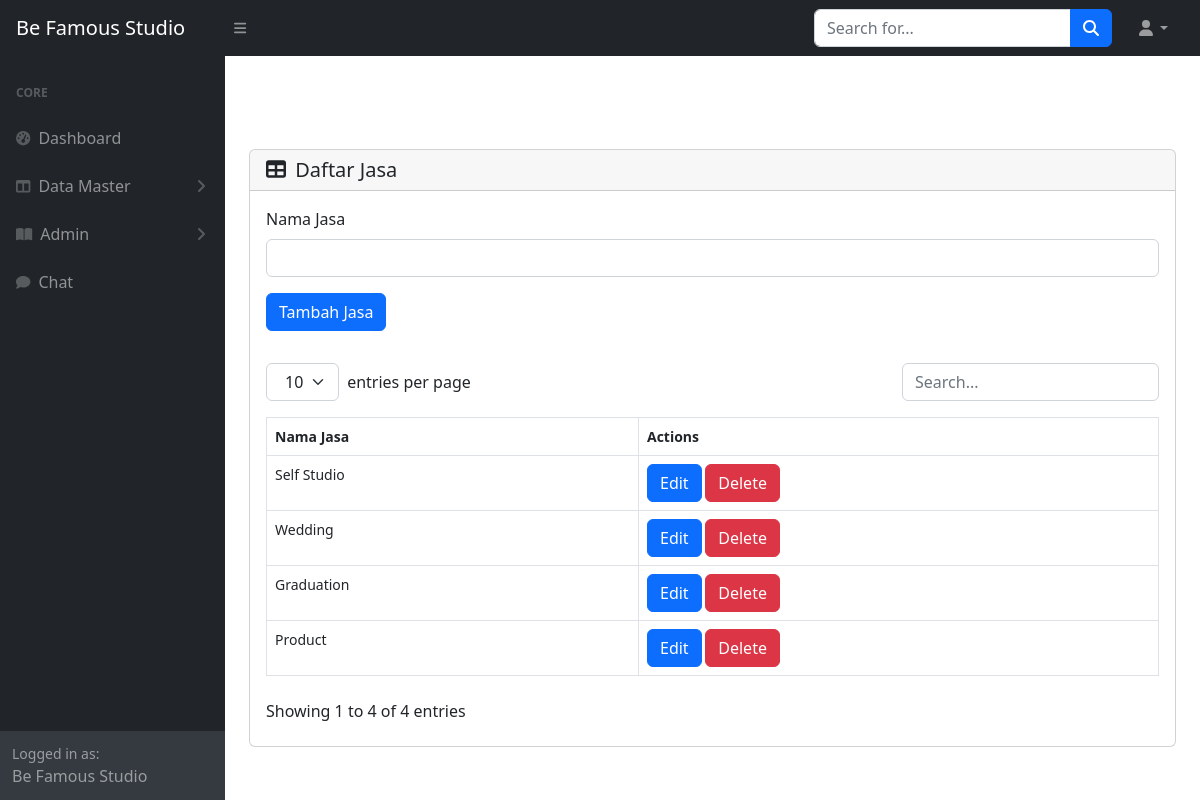
The page /admin/jasa.php (signed in) on the database its author committed.
### tables this page shows
CREATE TABLE `jasa` (
  `idJasa` int(255) NOT NULL,
  `namaJasa` varchar(1000) NOT NULL,
  `status` int(10) NOT NULL
);

### admin/jasa.php (the view, shortened to what this page needs)
<?php
$conn = connectToDatabase();
$sql = "SELECT * FROM jasa where status=1";
$result = $conn->query($sql);
$isi = "<div class='card mb-4' style='margin-top:10%'>";
if (isset($_GET['idEdit'])) {
    $id = $_GET['idEdit'];
    $isi .= "<div class='card-header'>
        <div class='d-flex justify-content-between align-items-center'>
            <h5 class='card-title m-0'><i class='fas fa-table me-1'></i> Daftar Jasa</h5>
        </div>
    </div>
    <div class='card-body'>
        <form method='POST' action='" . htmlspecialchars($_SERVER["PHP_SELF"]) . "'>
            <div class='mb-3'>
                <label for='namaJasa' class='form-label'>Nama Jasa</label>";
    $sql = "SELECT * FROM Jasa WHERE idJasa = $id";
    $result = $conn->query($sql);
    while ($row = $result->fetch_assoc()) {
        $isi .= "<input type='hidden' name='idJasa' value='" . $row['idJasa'] . "'><input type='text' class='form-control' id='namaJasa' value='" . $row['namaJasa'] . "' name='namaJasa' required>";
    }
    $isi .= "
            </div>
            <input type='submit' name='edit' class='btn btn-primary' value='Edit Jasa'>
        </form>
    </div>";
} else {
    $isi .= "<div class='card-header'>
        <div class='d-flex justify-content-between align-items-center'>
            <h5 class='card-title m-0'><i class='fas fa-table me-1'></i> Daftar Jasa</h5>
        </div>
    </div>
    <div class='card-body'>
        <form method='POST' action='" . htmlspecialchars($_SERVER["PHP_SELF"]) . "'>
            <div class='mb-3'>
                <label for='namaJasa' class='form-label'>Nama Jasa</label>
                <input type='text' class='form-control' id='namaJasa' name='namaJasa' required>
            </div>
            <button type='submit' name='add' class='btn btn-primary'>Tambah Jasa</button>
        </form>
    </div>
    <div class='card-body'>
        <table id='datatablesSimple' class='table table-bordered mx-auto'>
            <thead>
                <tr>
                    <th>Nama Jasa</th>
                    <th>Actions</th>
                </tr>
            </thead>
            <tbody>";
    while ($row = $result->fetch_assoc()) {
        $namaJasa = $row['namaJasa'];
        $isi .= "<tr>
                <td>" . $namaJasa . "</td>
                <td>
                    <a href='Jasa.php?idEdit=" . $row['idJasa'] . "' class='btn btn-primary'>Edit</a>
                    <a onclick='hapus(" . $row['idJasa'] . ")' class='btn btn-danger'>Delete</a>
                </td>
            </tr>";
    }
    $isi .= "</tbody>
        </table>
        <script>
        function hapus(id) {
            const confirmation = confirm('Apakah kamu yakin untuk menghapus data?');
            if (confirmation) {
                window.location.href = 'Jasa.php?idDell=' + id;
            } else {
                alert('Hapus Dibatalkan');
            }
        }
        </script>
    </div>";
}
$isi .= "</div></div>";
include 'index.php';
?>

### rows shown on the page
jasa: namaJasa "Self Studio"
jasa: namaJasa "Wedding"
jasa: namaJasa "Graduation"
jasa: namaJasa "Product"
